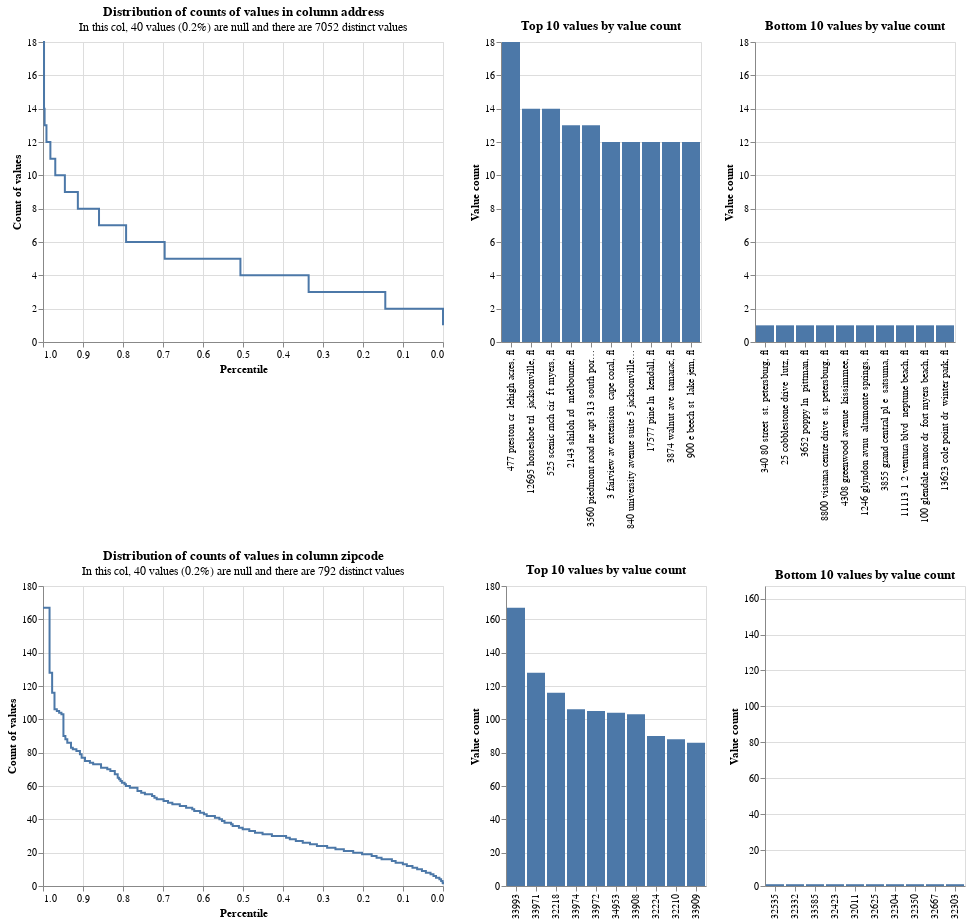

The code cell stored with this chart in its notebook:
### Code cell
linker.profile_columns(['address', 'zipcode'])

### Figure 1 — Vega-Lite specification as saved in the notebook (floating-point values rounded to 4 significant figures)
{"config": {"view": {"continuousWidth": 400, "continuousHeight": 300}}, "vconcat": [{"hconcat": [{"data": {"values": [{"percentile_ex_nulls": 0.999, "percentile_inc_nulls": 0.999, "value_count": 18, "group_name": "address", "total_non_null_rows": 17994, "total_rows_inc_nulls": 18034, "sum_tokens_in_value_count_group": 18.0, "distinct_value_count": 7052}, {"percentile_ex_nulls": 0.9974, "percentile_inc_nulls": 0.9974, "value_count": 14, "group_name": "address", "total_non_null_rows": 17994, "total_rows_inc_nulls": 18034, "sum_tokens_in_value_count_group": 28.0, "distinct_value_count": 7052}, {"percentile_ex_nulls": 0.996, "percentile_inc_nulls": 0.996, "value_count": 13, "group_name": "address", "total_non_null_rows": 17994, "total_rows_inc_nulls": 18034, "sum_tokens_in_value_count_group": 26.0, "distinct_value_count": 7052}, {"percentile_ex_nulls": 0.9913, "percentile_inc_nulls": 0.9913, "value_count": 12, "group_name": "address", "total_non_null_rows": 17994, "total_rows_inc_nulls": 18034, "sum_tokens_in_value_count_group": 84.0, "distinct_value_count": 7052}, {"percentile_ex_nulls": 0.9815, "percentile_inc_nulls": 0.9816, "value_count": 11, "group_name": "address", "total_non_null_rows": 17994, "total_rows_inc_nulls": 18034, "sum_tokens_in_value_count_group": 176.0, "distinct_value_count": 7052}, {"percentile_ex_nulls": 0.9693, "percentile_inc_nulls": 0.9694, "value_count": 10, "group_name": "address", "total_non_null_rows": 17994, "total_rows_inc_nulls": 18034, "sum_tokens_in_value_count_group": 220.0, "distinct_value_count": 7052}, {"percentile_ex_nulls": 0.9453, "percentile_inc_nulls": 0.9454, "value_count": 9, "group_name": "address", "total_non_null_rows": 17994, "total_rows_inc_nulls": 18034, "sum_tokens_in_value_count_group": 432.0, "distinct_value_count": 7052}, {"percentile_ex_nulls": 0.9129, "percentile_inc_nulls": 0.9131, "value_count": 8, "group_name": "address", "total_non_null_rows": 17994, "total_rows_inc_nulls": 18034, "sum_tokens_in_value_count_group": 584.0, "distinct_value_count": 7052}, {"percentile_ex_nulls": 0.86, "percentile_inc_nulls": 0.8603, "value_count": 7, "group_name": "address", "total_non_null_rows": 17994, "total_rows_inc_nulls": 18034, "sum_tokens_in_value_count_group": 952.0, "distinct_value_count": 7052}, {"percentile_ex_nulls": 0.7923, "percentile_inc_nulls": 0.7927, "value_count": 6, "group_name": "address", "total_non_null_rows": 17994, "total_rows_inc_nulls": 18034, "sum_tokens_in_value_count_group": 1218.0, "distinct_value_count": 7052}, {"percentile_ex_nulls": 0.6958, "percentile_inc_nulls": 0.6965, "value_count": 5, "group_name": "address", "total_non_null_rows": 17994, "total_rows_inc_nulls": 18034, "sum_tokens_in_value_count_group": 1735.0, "distinct_value_count": 7052}, {"percentile_ex_nulls": 0.5064, "percentile_inc_nulls": 0.5075, "value_count": 4, "group_name": "address", "total_non_null_rows": 17994, "total_rows_inc_nulls": 18034, "sum_tokens_in_value_count_group": 3408.0, "distinct_value_count": 7052}, {"percentile_ex_nulls": 0.3359, "percentile_inc_nulls": 0.3374, "value_count": 3, "group_name": "address", "total_non_null_rows": 17994, "total_rows_inc_nulls": 18034, "sum_tokens_in_value_count_group": 3069.0, "distinct_value_count": 7052}, {"percentile_ex_nulls": 0.1443, "percentile_inc_nulls": 0.1462, "value_count": 2, "group_name": "address", "total_non_null_rows": 17994, "total_rows_inc_nulls": 18034, "sum_tokens_in_value_count_group": 3448.0, "distinct_value_count": 7052}, {"percentile_ex_nulls": 0.0, "percentile_inc_nulls": 0.002218, "value_count": 1, "group_name": "address", "total_non_null_rows": 17994, "total_rows_inc_nulls": 18034, "sum_tokens_in_value_count_group": 2596.0, "distinct_value_count": 7052}, {"percentile_ex_nulls": 1.0, "percentile_inc_nulls": 1.0, "value_count": 18, "group_name": "address", "total_non_null_rows": 17994, "total_rows_inc_nulls": 18034, "sum_tokens_in_value_count_group": 18.0, "distinct_value_count": 7052}]}, "mark": {"type": "line", "interpolate": "step-after"}, "encoding": {"x": {"type": "quantitative", "field": "percentile_ex_nulls", "sort": "descending", "title": "Percentile"}, "y": {"type": "quantitative", "field": "value_count", "title": "Count of values"}, "tooltip": [{"field": "value_count", "type": "quantitative"}, {"field": "percentile_ex_nulls", "type": "quantitative"}, {"field": "percentile_inc_nulls", "type": "quantitative"}, {"field": "total_non_null_rows", "type": "quantitative"}, {"field": "total_rows_inc_nulls", "type": "quantitative"}]}, "title": {"text": "Distribution of counts of values in column address", "subtitle": "In this col, 40 values (0.2%) are null and there are 7052 distinct values"}}, {"data": {"values": [{"value_count": 18, "group_name": "address", "value": "477 preston cr  lehigh acres, fl", "total_non_null_rows": 17994, "total_rows_inc_nulls": 18034, "distinct_value_count": 7052}, {"value_count": 14, "group_name": "address", "value": "12695 horseshoe trl  jacksonville, fl", "total_non_null_rows": 17994, "total_rows_inc_nulls": 18034, "distinct_value_count": 7052}, {"value_count": 14, "group_name": "address", "value": "525 scenic rnch cir  ft myers, fl", "total_non_null_rows": 17994, "total_rows_inc_nulls": 18034, "distinct_value_count": 7052}, {"value_count": 13, "group_name": "address", "value": "2143 shiloh rd  melbourne, fl", "total_non_null_rows": 17994, "total_rows_inc_nulls": 18034, "distinct_value_count": 7052}, {"value_count": 13, "group_name": "address", "value": "3560 piedmont road ne apt 313 south port, fl", "total_non_null_rows": 17994, "total_rows_inc_nulls": 18034, "distinct_value_count": 7052}, {"value_count": 12, "group_name": "address", "value": "3 fairview av extension  cape coral, fl", "total_non_null_rows": 17994, "total_rows_inc_nulls": 18034, "distinct_value_count": 7052}, {"value_count": 12, "group_name": "address", "value": "840 university avenue suite 5 jacksonville, fl", "total_non_null_rows": 17994, "total_rows_inc_nulls": 18034, "distinct_value_count": 7052}, {"value_count": 12, "group_name": "address", "value": "17577 pine ln  kendall, fl", "total_non_null_rows": 17994, "total_rows_inc_nulls": 18034, "distinct_value_count": 7052}, {"value_count": 12, "group_name": "address", "value": "3874 walnut ave  tamarac, fl", "total_non_null_rows": 17994, "total_rows_inc_nulls": 18034, "distinct_value_count": 7052}, {"value_count": 12, "group_name": "address", "value": "900 e beech st  lake jem, fl", "total_non_null_rows": 17994, "total_rows_inc_nulls": 18034, "distinct_value_count": 7052}]}, "mark": "bar", "encoding": {"x": {"type": "nominal", "field": "value", "sort": "-y", "title": null}, "y": {"type": "quantitative", "field": "value_count", "title": "Value count"}, "tooltip": [{"field": "value", "type": "nominal"}, {"field": "value_count", "type": "quantitative"}, {"field": "total_non_null_rows", "type": "quantitative"}, {"field": "total_rows_inc_nulls", "type": "quantitative"}]}, "title": "Top 10 values by value count"}, {"data": {"values": [{"value_count": 1, "group_name": "address", "value": "340 80 street  st. petersburg, fl", "total_non_null_rows": 17994, "total_rows_inc_nulls": 18034, "distinct_value_count": 7052}, {"value_count": 1, "group_name": "address", "value": "25 cobblestone drive  lutz, fl", "total_non_null_rows": 17994, "total_rows_inc_nulls": 18034, "distinct_value_count": 7052}, {"value_count": 1, "group_name": "address", "value": "3652 poppy ln  pittman, fl", "total_non_null_rows": 17994, "total_rows_inc_nulls": 18034, "distinct_value_count": 7052}, {"value_count": 1, "group_name": "address", "value": "8800 vistana centre drive  st. petersburg, fl", "total_non_null_rows": 17994, "total_rows_inc_nulls": 18034, "distinct_value_count": 7052}, {"value_count": 1, "group_name": "address", "value": "4308 greenwood avenue  kissimmee, fl", "total_non_null_rows": 17994, "total_rows_inc_nulls": 18034, "distinct_value_count": 7052}, {"value_count": 1, "group_name": "address", "value": "1246 glyndon avnu  altamonte springs, fl", "total_non_null_rows": 17994, "total_rows_inc_nulls": 18034, "distinct_value_count": 7052}, {"value_count": 1, "group_name": "address", "value": "3855 grand central pl e  satsuma, fl", "total_non_null_rows": 17994, "total_rows_inc_nulls": 18034, "distinct_value_count": 7052}, {"value_count": 1, "group_name": "address", "value": "11113 1 2 ventura blvd  neptune beach, fl", "total_non_null_rows": 17994, "total_rows_inc_nulls": 18034, "distinct_value_count": 7052}, {"value_count": 1, "group_name": "address", "value": "100 glendale manor dr  fort myers beach, fl", "total_non_null_rows": 17994, "total_rows_inc_nulls": 18034, "distinct_value_count": 7052}, {"value_count": 1, "group_name": "address", "value": "13623 cole point dr  winter park, fl", "total_non_null_rows": 17994, "total_rows_inc_nulls": 18034, "distinct_value_count": 7052}]}, "mark": "bar", "encoding": {"x": {"type": "nominal", "field": "value", "sort": "-y", "title": null}, "y": {"type": "quantitative", "field": "value_count", "title": "Value count", "scale": {"domain": [0, 18]}}, "tooltip": [{"field": "value", "type": "nominal"}, {"field": "value_count", "type": "quantitative"}, {"field": "total_non_null_rows", "type": "quantitative"}, {"field": "total_rows_inc_nulls", "type": "quantitative"}]}, "title": "Bottom 10 values by value count"}]}, {"hconcat": [{"data": {"values": [{"percentile_ex_nulls": 0.9907, "percentile_inc_nulls": 0.9907, "value_count": 167, "group_name": "zipcode", "total_non_null_rows": 17994, "total_rows_inc_nulls": 18034, "sum_tokens_in_value_count_group": 167.0, "distinct_value_count": 792}, {"percentile_ex_nulls": 0.9836, "percentile_inc_nulls": 0.9836, "value_count": 128, "group_name": "zipcode", "total_non_null_rows": 17994, "total_rows_inc_nulls": 18034, "sum_tokens_in_value_count_group": 128.0, "distinct_value_count": 792}, {"percentile_ex_nulls": 0.9772, "percentile_inc_nulls": 0.9772, "value_count": 116, "group_name": "zipcode", "total_non_null_rows": 17994, "total_rows_inc_nulls": 18034, "sum_tokens_in_value_count_group": 116.0, "distinct_value_count": 792}, {"percentile_ex_nulls": 0.9713, "percentile_inc_nulls": 0.9713, "value_count": 106, "group_name": "zipcode", "total_non_null_rows": 17994, "total_rows_inc_nulls": 18034, "sum_tokens_in_value_count_group": 106.0, "distinct_value_count": 792}, {"percentile_ex_nulls": 0.9654, "percentile_inc_nulls": 0.9655, "value_count": 105, "group_name": "zipcode", "total_non_null_rows": 17994, "total_rows_inc_nulls": 18034, "sum_tokens_in_value_count_group": 105.0, "distinct_value_count": 792}, {"percentile_ex_nulls": 0.9597, "percentile_inc_nulls": 0.9597, "value_count": 104, "group_name": "zipcode", "total_non_null_rows": 17994, "total_rows_inc_nulls": 18034, "sum_tokens_in_value_count_group": 104.0, "distinct_value_count": 792}, {"percentile_ex_nulls": 0.9539, "percentile_inc_nulls": 0.954, "value_count": 103, "group_name": "zipcode", "total_non_null_rows": 17994, "total_rows_inc_nulls": 18034, "sum_tokens_in_value_count_group": 103.0, "distinct_value_count": 792}, {"percentile_ex_nulls": 0.9489, "percentile_inc_nulls": 0.949, "value_count": 90, "group_name": "zipcode", "total_non_null_rows": 17994, "total_rows_inc_nulls": 18034, "sum_tokens_in_value_count_group": 90.0, "distinct_value_count": 792}, {"percentile_ex_nulls": 0.944, "percentile_inc_nulls": 0.9442, "value_count": 88, "group_name": "zipcode", "total_non_null_rows": 17994, "total_rows_inc_nulls": 18034, "sum_tokens_in_value_count_group": 88.0, "distinct_value_count": 792}, {"percentile_ex_nulls": 0.9393, "percentile_inc_nulls": 0.9394, "value_count": 86, "group_name": "zipcode", "total_non_null_rows": 17994, "total_rows_inc_nulls": 18034, "sum_tokens_in_value_count_group": 86.0, "distinct_value_count": 792}, {"percentile_ex_nulls": 0.93, "percentile_inc_nulls": 0.9302, "value_count": 83, "group_name": "zipcode", "total_non_null_rows": 17994, "total_rows_inc_nulls": 18034, "sum_tokens_in_value_count_group": 166.0, "distinct_value_count": 792}, {"percentile_ex_nulls": 0.9255, "percentile_inc_nulls": 0.9256, "value_count": 82, "group_name": "zipcode", "total_non_null_rows": 17994, "total_rows_inc_nulls": 18034, "sum_tokens_in_value_count_group": 82.0, "distinct_value_count": 792}, {"percentile_ex_nulls": 0.9165, "percentile_inc_nulls": 0.9167, "value_count": 81, "group_name": "zipcode", "total_non_null_rows": 17994, "total_rows_inc_nulls": 18034, "sum_tokens_in_value_count_group": 162.0, "distinct_value_count": 792}, {"percentile_ex_nulls": 0.9077, "percentile_inc_nulls": 0.9079, "value_count": 79, "group_name": "zipcode", "total_non_null_rows": 17994, "total_rows_inc_nulls": 18034, "sum_tokens_in_value_count_group": 158.0, "distinct_value_count": 792}, {"percentile_ex_nulls": 0.9034, "percentile_inc_nulls": 0.9036, "value_count": 77, "group_name": "zipcode", "total_non_null_rows": 17994, "total_rows_inc_nulls": 18034, "sum_tokens_in_value_count_group": 77.0, "distinct_value_count": 792}, {"percentile_ex_nulls": 0.8951, "percentile_inc_nulls": 0.8953, "value_count": 75, "group_name": "zipcode", "total_non_null_rows": 17994, "total_rows_inc_nulls": 18034, "sum_tokens_in_value_count_group": 150.0, "distinct_value_count": 792}, {"percentile_ex_nulls": 0.8827, "percentile_inc_nulls": 0.883, "value_count": 74, "group_name": "zipcode", "total_non_null_rows": 17994, "total_rows_inc_nulls": 18034, "sum_tokens_in_value_count_group": 222.0, "distinct_value_count": 792}, {"percentile_ex_nulls": 0.8746, "percentile_inc_nulls": 0.8749, "value_count": 73, "group_name": "zipcode", "total_non_null_rows": 17994, "total_rows_inc_nulls": 18034, "sum_tokens_in_value_count_group": 146.0, "distinct_value_count": 792}, {"percentile_ex_nulls": 0.8549, "percentile_inc_nulls": 0.8552, "value_count": 71, "group_name": "zipcode", "total_non_null_rows": 17994, "total_rows_inc_nulls": 18034, "sum_tokens_in_value_count_group": 355.0, "distinct_value_count": 792}, {"percentile_ex_nulls": 0.8393, "percentile_inc_nulls": 0.8397, "value_count": 70, "group_name": "zipcode", "total_non_null_rows": 17994, "total_rows_inc_nulls": 18034, "sum_tokens_in_value_count_group": 280.0, "distinct_value_count": 792}, {"percentile_ex_nulls": 0.8317, "percentile_inc_nulls": 0.832, "value_count": 69, "group_name": "zipcode", "total_non_null_rows": 17994, "total_rows_inc_nulls": 18034, "sum_tokens_in_value_count_group": 138.0, "distinct_value_count": 792}, {"percentile_ex_nulls": 0.8205, "percentile_inc_nulls": 0.8209, "value_count": 67, "group_name": "zipcode", "total_non_null_rows": 17994, "total_rows_inc_nulls": 18034, "sum_tokens_in_value_count_group": 201.0, "distinct_value_count": 792}, {"percentile_ex_nulls": 0.8133, "percentile_inc_nulls": 0.8137, "value_count": 65, "group_name": "zipcode", "total_non_null_rows": 17994, "total_rows_inc_nulls": 18034, "sum_tokens_in_value_count_group": 130.0, "distinct_value_count": 792}, {"percentile_ex_nulls": 0.8097, "percentile_inc_nulls": 0.8101, "value_count": 64, "group_name": "zipcode", "total_non_null_rows": 17994, "total_rows_inc_nulls": 18034, "sum_tokens_in_value_count_group": 64.0, "distinct_value_count": 792}, {"percentile_ex_nulls": 0.8062, "percentile_inc_nulls": 0.8066, "value_count": 63, "group_name": "zipcode", "total_non_null_rows": 17994, "total_rows_inc_nulls": 18034, "sum_tokens_in_value_count_group": 63.0, "distinct_value_count": 792}, {"percentile_ex_nulls": 0.8028, "percentile_inc_nulls": 0.8032, "value_count": 62, "group_name": "zipcode", "total_non_null_rows": 17994, "total_rows_inc_nulls": 18034, "sum_tokens_in_value_count_group": 62.0, "distinct_value_count": 792}, {"percentile_ex_nulls": 0.796, "percentile_inc_nulls": 0.7964, "value_count": 61, "group_name": "zipcode", "total_non_null_rows": 17994, "total_rows_inc_nulls": 18034, "sum_tokens_in_value_count_group": 122.0, "distinct_value_count": 792}, {"percentile_ex_nulls": 0.7927, "percentile_inc_nulls": 0.7931, "value_count": 60, "group_name": "zipcode", "total_non_null_rows": 17994, "total_rows_inc_nulls": 18034, "sum_tokens_in_value_count_group": 60.0, "distinct_value_count": 792}, {"percentile_ex_nulls": 0.7828, "percentile_inc_nulls": 0.7833, "value_count": 59, "group_name": "zipcode", "total_non_null_rows": 17994, "total_rows_inc_nulls": 18034, "sum_tokens_in_value_count_group": 177.0, "distinct_value_count": 792}, {"percentile_ex_nulls": 0.7638, "percentile_inc_nulls": 0.7643, "value_count": 57, "group_name": "zipcode", "total_non_null_rows": 17994, "total_rows_inc_nulls": 18034, "sum_tokens_in_value_count_group": 342.0, "distinct_value_count": 792}, {"percentile_ex_nulls": 0.7545, "percentile_inc_nulls": 0.755, "value_count": 56, "group_name": "zipcode", "total_non_null_rows": 17994, "total_rows_inc_nulls": 18034, "sum_tokens_in_value_count_group": 168.0, "distinct_value_count": 792}, {"percentile_ex_nulls": 0.7453, "percentile_inc_nulls": 0.7459, "value_count": 55, "group_name": "zipcode", "total_non_null_rows": 17994, "total_rows_inc_nulls": 18034, "sum_tokens_in_value_count_group": 165.0, "distinct_value_count": 792}, {"percentile_ex_nulls": 0.7273, "percentile_inc_nulls": 0.7279, "value_count": 54, "group_name": "zipcode", "total_non_null_rows": 17994, "total_rows_inc_nulls": 18034, "sum_tokens_in_value_count_group": 324.0, "distinct_value_count": 792}, {"percentile_ex_nulls": 0.7214, "percentile_inc_nulls": 0.722, "value_count": 53, "group_name": "zipcode", "total_non_null_rows": 17994, "total_rows_inc_nulls": 18034, "sum_tokens_in_value_count_group": 106.0, "distinct_value_count": 792}, {"percentile_ex_nulls": 0.7156, "percentile_inc_nulls": 0.7163, "value_count": 52, "group_name": "zipcode", "total_non_null_rows": 17994, "total_rows_inc_nulls": 18034, "sum_tokens_in_value_count_group": 104.0, "distinct_value_count": 792}, {"percentile_ex_nulls": 0.6986, "percentile_inc_nulls": 0.6993, "value_count": 51, "group_name": "zipcode", "total_non_null_rows": 17994, "total_rows_inc_nulls": 18034, "sum_tokens_in_value_count_group": 306.0, "distinct_value_count": 792}, {"percentile_ex_nulls": 0.6875, "percentile_inc_nulls": 0.6882, "value_count": 50, "group_name": "zipcode", "total_non_null_rows": 17994, "total_rows_inc_nulls": 18034, "sum_tokens_in_value_count_group": 200.0, "distinct_value_count": 792}, {"percentile_ex_nulls": 0.6766, "percentile_inc_nulls": 0.6773, "value_count": 49, "group_name": "zipcode", "total_non_null_rows": 17994, "total_rows_inc_nulls": 18034, "sum_tokens_in_value_count_group": 196.0, "distinct_value_count": 792}, {"percentile_ex_nulls": 0.6579, "percentile_inc_nulls": 0.6587, "value_count": 48, "group_name": "zipcode", "total_non_null_rows": 17994, "total_rows_inc_nulls": 18034, "sum_tokens_in_value_count_group": 336.0, "distinct_value_count": 792}, {"percentile_ex_nulls": 0.6423, "percentile_inc_nulls": 0.6431, "value_count": 47, "group_name": "zipcode", "total_non_null_rows": 17994, "total_rows_inc_nulls": 18034, "sum_tokens_in_value_count_group": 282.0, "distinct_value_count": 792}, {"percentile_ex_nulls": 0.6269, "percentile_inc_nulls": 0.6278, "value_count": 46, "group_name": "zipcode", "total_non_null_rows": 17994, "total_rows_inc_nulls": 18034, "sum_tokens_in_value_count_group": 276.0, "distinct_value_count": 792}, {"percentile_ex_nulls": 0.6219, "percentile_inc_nulls": 0.6228, "value_count": 45, "group_name": "zipcode", "total_non_null_rows": 17994, "total_rows_inc_nulls": 18034, "sum_tokens_in_value_count_group": 90.0, "distinct_value_count": 792}, {"percentile_ex_nulls": 0.6073, "percentile_inc_nulls": 0.6081, "value_count": 44, "group_name": "zipcode", "total_non_null_rows": 17994, "total_rows_inc_nulls": 18034, "sum_tokens_in_value_count_group": 264.0, "distinct_value_count": 792}, {"percentile_ex_nulls": 0.5977, "percentile_inc_nulls": 0.5986, "value_count": 43, "group_name": "zipcode", "total_non_null_rows": 17994, "total_rows_inc_nulls": 18034, "sum_tokens_in_value_count_group": 172.0, "distinct_value_count": 792}, {"percentile_ex_nulls": 0.5907, "percentile_inc_nulls": 0.5916, "value_count": 42, "group_name": "zipcode", "total_non_null_rows": 17994, "total_rows_inc_nulls": 18034, "sum_tokens_in_value_count_group": 126.0, "distinct_value_count": 792}, {"percentile_ex_nulls": 0.5702, "percentile_inc_nulls": 0.5711, "value_count": 41, "group_name": "zipcode", "total_non_null_rows": 17994, "total_rows_inc_nulls": 18034, "sum_tokens_in_value_count_group": 369.0, "distinct_value_count": 792}, {"percentile_ex_nulls": 0.5591, "percentile_inc_nulls": 0.5601, "value_count": 40, "group_name": "zipcode", "total_non_null_rows": 17994, "total_rows_inc_nulls": 18034, "sum_tokens_in_value_count_group": 200.0, "distinct_value_count": 792}, {"percentile_ex_nulls": 0.5526, "percentile_inc_nulls": 0.5536, "value_count": 39, "group_name": "zipcode", "total_non_null_rows": 17994, "total_rows_inc_nulls": 18034, "sum_tokens_in_value_count_group": 117.0, "distinct_value_count": 792}, {"percentile_ex_nulls": 0.5462, "percentile_inc_nulls": 0.5472, "value_count": 38, "group_name": "zipcode", "total_non_null_rows": 17994, "total_rows_inc_nulls": 18034, "sum_tokens_in_value_count_group": 114.0, "distinct_value_count": 792}, {"percentile_ex_nulls": 0.5298, "percentile_inc_nulls": 0.5308, "value_count": 37, "group_name": "zipcode", "total_non_null_rows": 17994, "total_rows_inc_nulls": 18034, "sum_tokens_in_value_count_group": 296.0, "distinct_value_count": 792}, {"percentile_ex_nulls": 0.5258, "percentile_inc_nulls": 0.5268, "value_count": 36, "group_name": "zipcode", "total_non_null_rows": 17994, "total_rows_inc_nulls": 18034, "sum_tokens_in_value_count_group": 72.0, "distinct_value_count": 792}, {"percentile_ex_nulls": 0.5102, "percentile_inc_nulls": 0.5113, "value_count": 35, "group_name": "zipcode", "total_non_null_rows": 17994, "total_rows_inc_nulls": 18034, "sum_tokens_in_value_count_group": 280.0, "distinct_value_count": 792}, {"percentile_ex_nulls": 0.5008, "percentile_inc_nulls": 0.5019, "value_count": 34, "group_name": "zipcode", "total_non_null_rows": 17994, "total_rows_inc_nulls": 18034, "sum_tokens_in_value_count_group": 170.0, "distinct_value_count": 792}, {"percentile_ex_nulls": 0.4843, "percentile_inc_nulls": 0.4854, "value_count": 33, "group_name": "zipcode", "total_non_null_rows": 17994, "total_rows_inc_nulls": 18034, "sum_tokens_in_value_count_group": 297.0, "distinct_value_count": 792}, {"percentile_ex_nulls": 0.47, "percentile_inc_nulls": 0.4712, "value_count": 32, "group_name": "zipcode", "total_non_null_rows": 17994, "total_rows_inc_nulls": 18034, "sum_tokens_in_value_count_group": 256.0, "distinct_value_count": 792}, {"percentile_ex_nulls": 0.4511, "percentile_inc_nulls": 0.4523, "value_count": 31, "group_name": "zipcode", "total_non_null_rows": 17994, "total_rows_inc_nulls": 18034, "sum_tokens_in_value_count_group": 341.0, "distinct_value_count": 792}, {"percentile_ex_nulls": 0.4278, "percentile_inc_nulls": 0.429, "value_count": 30, "group_name": "zipcode", "total_non_null_rows": 17994, "total_rows_inc_nulls": 18034, "sum_tokens_in_value_count_group": 420.0, "distinct_value_count": 792}, {"percentile_ex_nulls": 0.3923, "percentile_inc_nulls": 0.3936, "value_count": 29, "group_name": "zipcode", "total_non_null_rows": 17994, "total_rows_inc_nulls": 18034, "sum_tokens_in_value_count_group": 638.0, "distinct_value_count": 792}, {"percentile_ex_nulls": 0.383, "percentile_inc_nulls": 0.3843, "value_count": 28, "group_name": "zipcode", "total_non_null_rows": 17994, "total_rows_inc_nulls": 18034, "sum_tokens_in_value_count_group": 168.0, "distinct_value_count": 792}, {"percentile_ex_nulls": 0.368, "percentile_inc_nulls": 0.3694, "value_count": 27, "group_name": "zipcode", "total_non_null_rows": 17994, "total_rows_inc_nulls": 18034, "sum_tokens_in_value_count_group": 270.0, "distinct_value_count": 792}, {"percentile_ex_nulls": 0.3506, "percentile_inc_nulls": 0.3521, "value_count": 26, "group_name": "zipcode", "total_non_null_rows": 17994, "total_rows_inc_nulls": 18034, "sum_tokens_in_value_count_group": 312.0, "distinct_value_count": 792}, {"percentile_ex_nulls": 0.3326, "percentile_inc_nulls": 0.334, "value_count": 25, "group_name": "zipcode", "total_non_null_rows": 17994, "total_rows_inc_nulls": 18034, "sum_tokens_in_value_count_group": 325.0, "distinct_value_count": 792}, {"percentile_ex_nulls": 0.3152, "percentile_inc_nulls": 0.3167, "value_count": 24, "group_name": "zipcode", "total_non_null_rows": 17994, "total_rows_inc_nulls": 18034, "sum_tokens_in_value_count_group": 312.0, "distinct_value_count": 792}, {"percentile_ex_nulls": 0.2897, "percentile_inc_nulls": 0.2912, "value_count": 23, "group_name": "zipcode", "total_non_null_rows": 17994, "total_rows_inc_nulls": 18034, "sum_tokens_in_value_count_group": 460.0, "distinct_value_count": 792}, {"percentile_ex_nulls": 0.2689, "percentile_inc_nulls": 0.2705, "value_count": 22, "group_name": "zipcode", "total_non_null_rows": 17994, "total_rows_inc_nulls": 18034, "sum_tokens_in_value_count_group": 374.0, "distinct_value_count": 792}, {"percentile_ex_nulls": 0.2479, "percentile_inc_nulls": 0.2495, "value_count": 21, "group_name": "zipcode", "total_non_null_rows": 17994, "total_rows_inc_nulls": 18034, "sum_tokens_in_value_count_group": 378.0, "distinct_value_count": 792}, {"percentile_ex_nulls": 0.2245, "percentile_inc_nulls": 0.2262, "value_count": 20, "group_name": "zipcode", "total_non_null_rows": 17994, "total_rows_inc_nulls": 18034, "sum_tokens_in_value_count_group": 420.0, "distinct_value_count": 792}, {"percentile_ex_nulls": 0.2023, "percentile_inc_nulls": 0.2041, "value_count": 19, "group_name": "zipcode", "total_non_null_rows": 17994, "total_rows_inc_nulls": 18034, "sum_tokens_in_value_count_group": 399.0, "distinct_value_count": 792}, {"percentile_ex_nulls": 0.1783, "percentile_inc_nulls": 0.1802, "value_count": 18, "group_name": "zipcode", "total_non_null_rows": 17994, "total_rows_inc_nulls": 18034, "sum_tokens_in_value_count_group": 432.0, "distinct_value_count": 792}, {"percentile_ex_nulls": 0.1661, "percentile_inc_nulls": 0.1679, "value_count": 17, "group_name": "zipcode", "total_non_null_rows": 17994, "total_rows_inc_nulls": 18034, "sum_tokens_in_value_count_group": 221.0, "distinct_value_count": 792}, {"percentile_ex_nulls": 0.1536, "percentile_inc_nulls": 0.1555, "value_count": 16, "group_name": "zipcode", "total_non_null_rows": 17994, "total_rows_inc_nulls": 18034, "sum_tokens_in_value_count_group": 224.0, "distinct_value_count": 792}, {"percentile_ex_nulls": 0.1278, "percentile_inc_nulls": 0.1297, "value_count": 15, "group_name": "zipcode", "total_non_null_rows": 17994, "total_rows_inc_nulls": 18034, "sum_tokens_in_value_count_group": 465.0, "distinct_value_count": 792}, {"percentile_ex_nulls": 0.1184, "percentile_inc_nulls": 0.1204, "value_count": 14, "group_name": "zipcode", "total_non_null_rows": 17994, "total_rows_inc_nulls": 18034, "sum_tokens_in_value_count_group": 168.0, "distinct_value_count": 792}, {"percentile_ex_nulls": 0.1004, "percentile_inc_nulls": 0.1024, "value_count": 13, "group_name": "zipcode", "total_non_null_rows": 17994, "total_rows_inc_nulls": 18034, "sum_tokens_in_value_count_group": 325.0, "distinct_value_count": 792}, {"percentile_ex_nulls": 0.09036, "percentile_inc_nulls": 0.09238, "value_count": 12, "group_name": "zipcode", "total_non_null_rows": 17994, "total_rows_inc_nulls": 18034, "sum_tokens_in_value_count_group": 180.0, "distinct_value_count": 792}, {"percentile_ex_nulls": 0.0763, "percentile_inc_nulls": 0.07835, "value_count": 11, "group_name": "zipcode", "total_non_null_rows": 17994, "total_rows_inc_nulls": 18034, "sum_tokens_in_value_count_group": 253.0, "distinct_value_count": 792}, {"percentile_ex_nulls": 0.06463, "percentile_inc_nulls": 0.06671, "value_count": 10, "group_name": "zipcode", "total_non_null_rows": 17994, "total_rows_inc_nulls": 18034, "sum_tokens_in_value_count_group": 210.0, "distinct_value_count": 792}, {"percentile_ex_nulls": 0.05263, "percentile_inc_nulls": 0.05473, "value_count": 9, "group_name": "zipcode", "total_non_null_rows": 17994, "total_rows_inc_nulls": 18034, "sum_tokens_in_value_count_group": 216.0, "distinct_value_count": 792}, {"percentile_ex_nulls": 0.04285, "percentile_inc_nulls": 0.04497, "value_count": 8, "group_name": "zipcode", "total_non_null_rows": 17994, "total_rows_inc_nulls": 18034, "sum_tokens_in_value_count_group": 176.0, "distinct_value_count": 792}, {"percentile_ex_nulls": 0.03118, "percentile_inc_nulls": 0.03333, "value_count": 7, "group_name": "zipcode", "total_non_null_rows": 17994, "total_rows_inc_nulls": 18034, "sum_tokens_in_value_count_group": 210.0, "distinct_value_count": 792}, {"percentile_ex_nulls": 0.02384, "percentile_inc_nulls": 0.02601, "value_count": 6, "group_name": "zipcode", "total_non_null_rows": 17994, "total_rows_inc_nulls": 18034, "sum_tokens_in_value_count_group": 132.0, "distinct_value_count": 792}, {"percentile_ex_nulls": 0.01745, "percentile_inc_nulls": 0.01963, "value_count": 5, "group_name": "zipcode", "total_non_null_rows": 17994, "total_rows_inc_nulls": 18034, "sum_tokens_in_value_count_group": 115.0, "distinct_value_count": 792}, {"percentile_ex_nulls": 0.009003, "percentile_inc_nulls": 0.0112, "value_count": 4, "group_name": "zipcode", "total_non_null_rows": 17994, "total_rows_inc_nulls": 18034, "sum_tokens_in_value_count_group": 152.0, "distinct_value_count": 792}, {"percentile_ex_nulls": 0.004668, "percentile_inc_nulls": 0.006876, "value_count": 3, "group_name": "zipcode", "total_non_null_rows": 17994, "total_rows_inc_nulls": 18034, "sum_tokens_in_value_count_group": 78.0, "distinct_value_count": 792}, {"percentile_ex_nulls": 0.001, "percentile_inc_nulls": 0.003216, "value_count": 2, "group_name": "zipcode", "total_non_null_rows": 17994, "total_rows_inc_nulls": 18034, "sum_tokens_in_value_count_group": 66.0, "distinct_value_count": 792}, {"percentile_ex_nulls": 0.0, "percentile_inc_nulls": 0.002218, "value_count": 1, "group_name": "zipcode", "total_non_null_rows": 17994, "total_rows_inc_nulls": 18034, "sum_tokens_in_value_count_group": 18.0, "distinct_value_count": 792}, {"percentile_ex_nulls": 1.0, "percentile_inc_nulls": 1.0, "value_count": 167, "group_name": "zipcode", "total_non_null_rows": 17994, "total_rows_inc_nulls": 18034, "sum_tokens_in_value_count_group": 167.0, "distinct_value_count": 792}]}, "mark": {"type": "line", "interpolate": "step-after"}, "encoding": {"x": {"type": "quantitative", "field": "percentile_ex_nulls", "sort": "descending", "title": "Percentile"}, "y": {"type": "quantitative", "field": "value_count", "title": "Count of values"}, "tooltip": [{"field": "value_count", "type": "quantitative"}, {"field": "percentile_ex_nulls", "type": "quantitative"}, {"field": "percentile_inc_nulls", "type": "quantitative"}, {"field": "total_non_null_rows", "type": "quantitative"}, {"field": "total_rows_inc_nulls", "type": "quantitative"}]}, "title": {"text": "Distribution of counts of values in column zipcode", "subtitle": "In this col, 40 values (0.2%) are null and there are 792 distinct values"}}, {"data": {"values": [{"value_count": 167, "group_name": "zipcode", "value": "33993", "total_non_null_rows": 17994, "total_rows_inc_nulls": 18034, "distinct_value_count": 792}, {"value_count": 128, "group_name": "zipcode", "value": "33971", "total_non_null_rows": 17994, "total_rows_inc_nulls": 18034, "distinct_value_count": 792}, {"value_count": 116, "group_name": "zipcode", "value": "32218", "total_non_null_rows": 17994, "total_rows_inc_nulls": 18034, "distinct_value_count": 792}, {"value_count": 106, "group_name": "zipcode", "value": "33974", "total_non_null_rows": 17994, "total_rows_inc_nulls": 18034, "distinct_value_count": 792}, {"value_count": 105, "group_name": "zipcode", "value": "33972", "total_non_null_rows": 17994, "total_rows_inc_nulls": 18034, "distinct_value_count": 792}, {"value_count": 104, "group_name": "zipcode", "value": "34953", "total_non_null_rows": 17994, "total_rows_inc_nulls": 18034, "distinct_value_count": 792}, {"value_count": 103, "group_name": "zipcode", "value": "33908", "total_non_null_rows": 17994, "total_rows_inc_nulls": 18034, "distinct_value_count": 792}, {"value_count": 90, "group_name": "zipcode", "value": "32224", "total_non_null_rows": 17994, "total_rows_inc_nulls": 18034, "distinct_value_count": 792}, {"value_count": 88, "group_name": "zipcode", "value": "32210", "total_non_null_rows": 17994, "total_rows_inc_nulls": 18034, "distinct_value_count": 792}, {"value_count": 86, "group_name": "zipcode", "value": "33909", "total_non_null_rows": 17994, "total_rows_inc_nulls": 18034, "distinct_value_count": 792}]}, "mark": "bar", "encoding": {"x": {"type": "nominal", "field": "value", "sort": "-y", "title": null}, "y": {"type": "quantitative", "field": "value_count", "title": "Value count"}, "tooltip": [{"field": "value", "type": "nominal"}, {"field": "value_count", "type": "quantitative"}, {"field": "total_non_null_rows", "type": "quantitative"}, {"field": "total_rows_inc_nulls", "type": "quantitative"}]}, "title": "Top 10 values by value count"}, {"data": {"values": [{"value_count": 1, "group_name": "zipcode", "value": "32535", "total_non_null_rows": 17994, "total_rows_inc_nulls": 18034, "distinct_value_count": 792}, {"value_count": 1, "group_name": "zipcode", "value": "32332", "total_non_null_rows": 17994, "total_rows_inc_nulls": 18034, "distinct_value_count": 792}, {"value_count": 1, "group_name": "zipcode", "value": "33585", "total_non_null_rows": 17994, "total_rows_inc_nulls": 18034, "distinct_value_count": 792}, {"value_count": 1, "group_name": "zipcode", "value": "32423", "total_non_null_rows": 17994, "total_rows_inc_nulls": 18034, "distinct_value_count": 792}, {"value_count": 1, "group_name": "zipcode", "value": "32011", "total_non_null_rows": 17994, "total_rows_inc_nulls": 18034, "distinct_value_count": 792}, {"value_count": 1, "group_name": "zipcode", "value": "32625", "total_non_null_rows": 17994, "total_rows_inc_nulls": 18034, "distinct_value_count": 792}, {"value_count": 1, "group_name": "zipcode", "value": "32304", "total_non_null_rows": 17994, "total_rows_inc_nulls": 18034, "distinct_value_count": 792}, {"value_count": 1, "group_name": "zipcode", "value": "32350", "total_non_null_rows": 17994, "total_rows_inc_nulls": 18034, "distinct_value_count": 792}, {"value_count": 1, "group_name": "zipcode", "value": "32667", "total_non_null_rows": 17994, "total_rows_inc_nulls": 18034, "distinct_value_count": 792}, {"value_count": 1, "group_name": "zipcode", "value": "32303", "total_non_null_rows": 17994, "total_rows_inc_nulls": 18034, "distinct_value_count": 792}]}, "mark": "bar", "encoding": {"x": {"type": "nominal", "field": "value", "sort": "-y", "title": null}, "y": {"type": "quantitative", "field": "value_count", "title": "Value count", "scale": {"domain": [0, 167]}}, "tooltip": [{"field": "value", "type": "nominal"}, {"field": "value_count", "type": "quantitative"}, {"field": "total_non_null_rows", "type": "quantitative"}, {"field": "total_rows_inc_nulls", "type": "quantitative"}]}, "title": "Bottom 10 values by value count"}]}], "$schema": "https://vega.github.io/schema/vega-lite/v4.8.1.json"}
